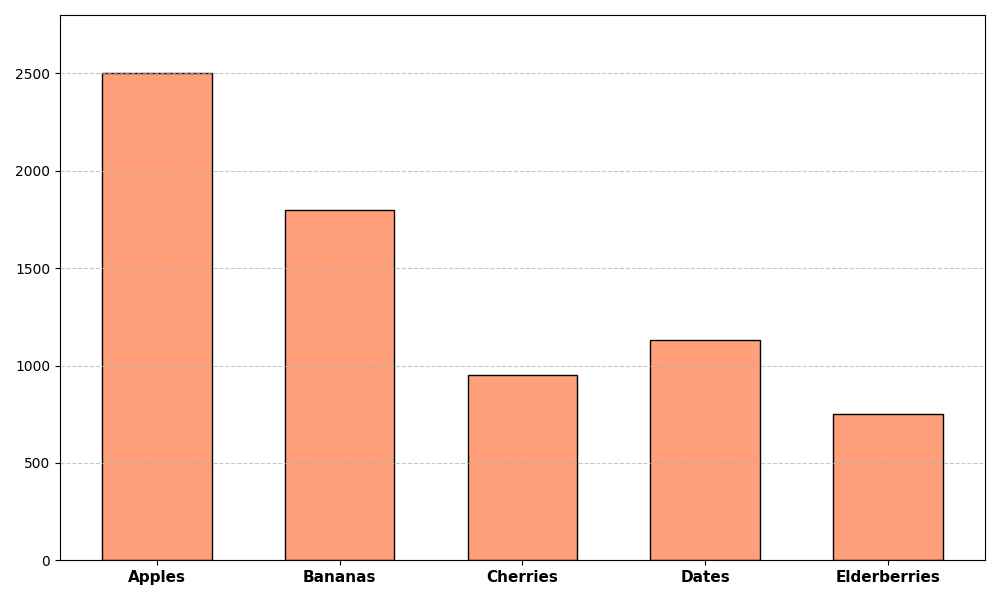

Generate this figure with Python:
import matplotlib.pyplot as plt
import numpy as np

# Fruits and their production volumes in tons
fruits = ["Apples", "Bananas", "Cherries", "Dates", "Elderberries"]
production_volume = [2500, 1800, 950, 1130, 750]

# Create the figure and axis
fig, ax = plt.subplots(figsize=(10, 6))

# Plot the vertical bar chart
ax.bar(fruits, production_volume, color='#FFA07A', edgecolor='black', width=0.6)

# Customize the appearance without text
ax.set_ylim(0, max(production_volume) + 300)
ax.set_xticks(np.arange(len(fruits)))
ax.set_xticklabels(fruits, fontsize=11, fontweight='bold')
ax.grid(axis='y', linestyle='--', alpha=0.7)

# Adjust layout
plt.tight_layout()

# Display the plot
plt.show()
